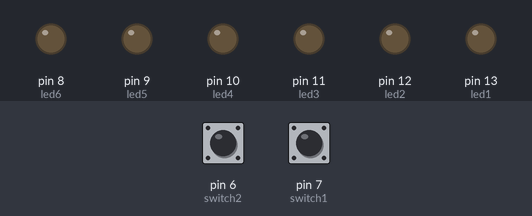
The sketch below on a simulated Arduino Uno, built with avr-gcc and run on an emulated ATmega328P. Parts: output pins drawn as LEDs (lit = HIGH). Dashed ring = blinking. Inputs (shaded band) come from the test bench; at power-on: pin 6 (switch2) LOW, pin 7 (switch1) LOW.

Above: at 1.2 s.
1.3 s: pin 6 (switch2) pulled HIGH for 3.2 s
At 1.7 s:
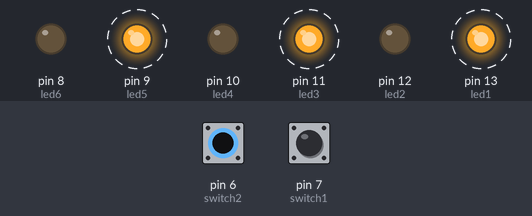
6.0 s: pin 7 (switch1) pulled HIGH for 0.15 s
At 6.4 s:
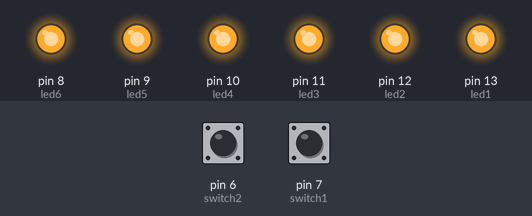
8.0 s: pin 7 (switch1) pulled HIGH for 3.2 s
At 8.4 s:
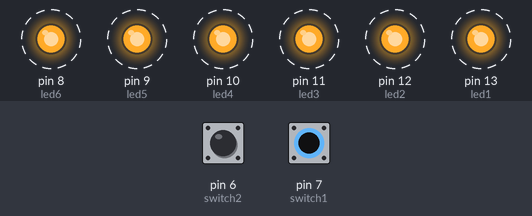
12.7 s: pin 6 (switch2) pulled HIGH for 0.15 s
At 14.4 s:
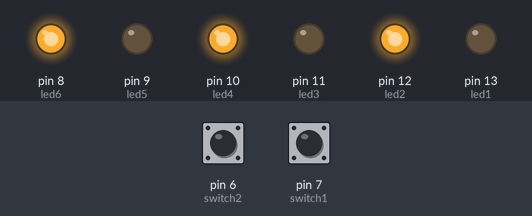
Timing chart, 0 to 15.7 s (numbered marks = the images above; inputs shaded):
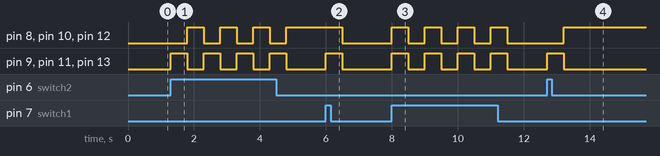

Measured:
- after the input at 1.3 s, pin 8 (led6), pin 10 (led4), pin 12 (led2): alternates HIGH for 0.50 s and LOW for 0.50 s, 7 changes in all, then stays HIGH, starting after 0.50 s; pin 9 (led5), pin 11 (led3), pin 13 (led1): alternates HIGH for 0.50 s and LOW for 0.50 s, 8 changes in all, then stays LOW, starting at once
- after the input at 6.0 s, pin 8 (led6), pin 10 (led4), pin 12 (led2): HIGH → LOW after 0.50 s; pin 9 (led5), pin 11 (led3), pin 13 (led1): LOW → HIGH at once, → LOW 0.50 s later
- after the input at 8.0 s, pin 8 (led6), pin 9 (led5), pin 10 (led4), pin 11 (led3), pin 12 (led2), pin 13 (led1): alternates HIGH for 0.50 s and LOW for 0.50 s, 8 changes in all, then stays LOW, starting at once
- after the input at 12.7 s, pin 8 (led6), pin 10 (led4), pin 12 (led2): LOW → HIGH after 0.50 s; pin 9 (led5), pin 11 (led3), pin 13 (led1): LOW → HIGH at once, → LOW 0.50 s later

The sketch:

6_led_with_2_switch.ino
```cpp
int led1=13;
int led2=12;
int led3=11;
int led4=10;
int led5=9;
int led6=8;
int switch1=7;
int switch2=6;
void setup() {
  // initialize digital pin LED_BUILTIN as an output.
  pinMode(led1, OUTPUT);
  pinMode(led2,OUTPUT);
  pinMode(led3,OUTPUT);
  pinMode(led4,OUTPUT);
  pinMode(led5,OUTPUT);
  pinMode(led6,OUTPUT);
  pinMode(switch1,INPUT);
  pinMode(switch2,INPUT);
}

// the loop function runs over and over again forever
void loop() {
 int s1= digitalRead(switch1);
 int s2= digitalRead(switch2);
  if(s1==HIGH && s2==LOW)
  {
    digitalWrite(led1,HIGH);
    digitalWrite(led2,HIGH);
    digitalWrite(led3,HIGH);
    digitalWrite(led4,HIGH);
    digitalWrite(led5,HIGH);
    digitalWrite(led6,HIGH);
    delay(500);
    digitalWrite(led1,LOW);
    digitalWrite(led2,LOW);
    digitalWrite(led3,LOW);
    digitalWrite(led4,LOW);
    digitalWrite(led5,LOW);
    digitalWrite(led6,LOW);
     delay(500);
  }
  if(s1==LOW && s2==HIGH)
  {
    digitalWrite(led1,HIGH);
    digitalWrite(led2,LOW);
    digitalWrite(led3,HIGH);
    digitalWrite(led4,LOW);
    digitalWrite(led5,HIGH);
    digitalWrite(led6,LOW);
     delay(500);
    digitalWrite(led1,LOW);
    digitalWrite(led2,HIGH);
    digitalWrite(led3,LOW);
    digitalWrite(led4,HIGH);
    digitalWrite(led5,LOW);
    digitalWrite(led6,HIGH);
    delay(500);
  }
}
```
